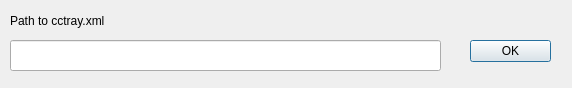
<?xml version="1.0" encoding="UTF-8"?>
<ui version="4.0">
 <class>AddServerDialog</class>
 <widget class="QDialog" name="AddServerDialog">
  <property name="geometry">
   <rect>
    <x>0</x>
    <y>0</y>
    <width>572</width>
    <height>88</height>
   </rect>
  </property>
  <property name="windowTitle">
   <string>Add Server</string>
  </property>
  <widget class="QDialogButtonBox" name="buttonBox">
   <property name="geometry">
    <rect>
     <x>470</x>
     <y>40</y>
     <width>81</width>
     <height>31</height>
    </rect>
   </property>
   <property name="orientation">
    <enum>Qt::Vertical</enum>
   </property>
   <property name="standardButtons">
    <set>QDialogButtonBox::Ok</set>
   </property>
  </widget>
  <widget class="QLineEdit" name="url">
   <property name="geometry">
    <rect>
     <x>10</x>
     <y>40</y>
     <width>431</width>
     <height>31</height>
    </rect>
   </property>
  </widget>
  <widget class="QLabel" name="label">
   <property name="geometry">
    <rect>
     <x>10</x>
     <y>10</y>
     <width>171</width>
     <height>21</height>
    </rect>
   </property>
   <property name="text">
    <string>Path to cctray.xml</string>
   </property>
   <property name="buddy">
    <cstring>url</cstring>
   </property>
  </widget>
 </widget>
 <resources/>
 <connections>
  <connection>
   <sender>buttonBox</sender>
   <signal>accepted()</signal>
   <receiver>AddServerDialog</receiver>
   <slot>accept()</slot>
   <hints>
    <hint type="sourcelabel">
     <x>248</x>
     <y>254</y>
    </hint>
    <hint type="destinationlabel">
     <x>157</x>
     <y>274</y>
    </hint>
   </hints>
  </connection>
  <connection>
   <sender>buttonBox</sender>
   <signal>rejected()</signal>
   <receiver>AddServerDialog</receiver>
   <slot>reject()</slot>
   <hints>
    <hint type="sourcelabel">
     <x>316</x>
     <y>260</y>
    </hint>
    <hint type="destinationlabel">
     <x>286</x>
     <y>274</y>
    </hint>
   </hints>
  </connection>
 </connections>
</ui>
